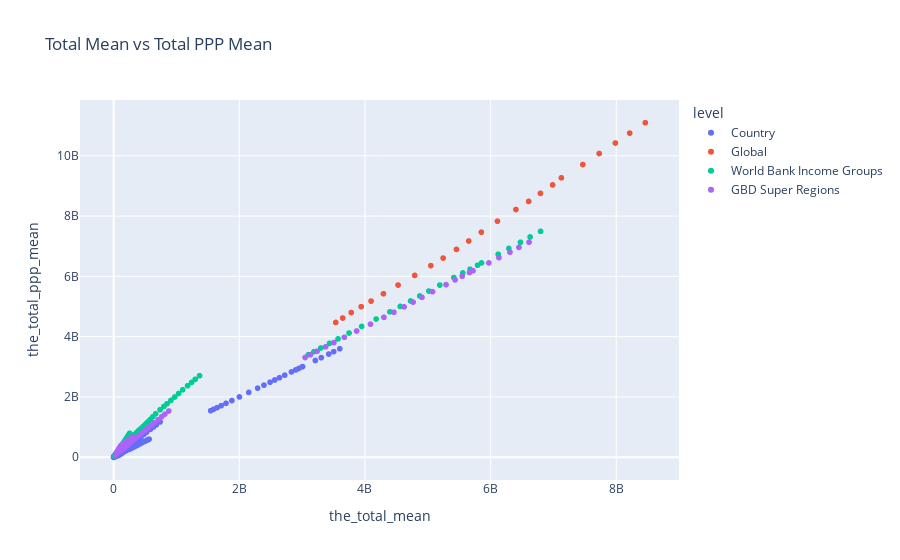
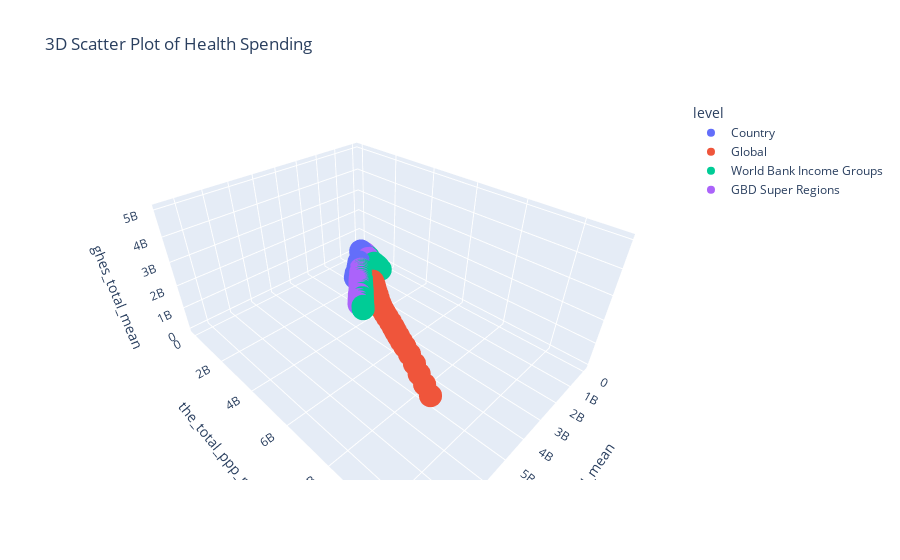

Notebook code cell kept with these figures, in order:
### Code cell
import pandas as pd
import numpy as np
import matplotlib.pyplot as plt
import seaborn as sns
from sklearn.ensemble import IsolationForest
from sklearn.decomposition import PCA
from sklearn.manifold import TSNE
import umap.umap_ as umap
import plotly.express as px
import plotly.graph_objects as go
from scipy.stats import ttest_ind

# Wczytanie danych z pliku CSV
df = pd.read_csv('IHME_HEALTH_SPENDING_1995_2018_Y2021M09D22.csv')

# Podstawowe informacje o danych
print("Podstawowe informacje o danych:")
print(df.info())
print("\nPierwsze 5 wierszy danych:")
print(df.head())

# 1. Identyfikacja wartości odstających za pomocą Isolation Forest
def identify_outliers(df):
    # Wybór kolumn numerycznych
    numeric_cols = df.select_dtypes(include=[np.number]).columns
    X = df[numeric_cols]

    # Użycie Isolation Forest do identyfikacji wartości odstających
    iso_forest = IsolationForest(contamination=0.05, random_state=42)
    outliers = iso_forest.fit_predict(X)
    df['outlier'] = outliers == -1  # -1 oznacza wartość odstającą

    print("\nLiczba wartości odstających:", df['outlier'].sum())
    return df

df = identify_outliers(df)

# 2. Redukcja wymiarowości danych z użyciem PCA
def reduce_dimensionality_pca(df):
    numeric_cols = df.select_dtypes(include=[np.number]).columns
    X = df[numeric_cols]

    # Standaryzacja danych
    X_standardized = (X - X.mean()) / X.std()

    # Redukcja wymiarowości do 2 składników głównych
    pca = PCA(n_components=2)
    pca_result = pca.fit_transform(X_standardized)
    df['pca_1'] = pca_result[:, 0]
    df['pca_2'] = pca_result[:, 1]

    print("\nWyjaśniona wariancja przez PCA:", pca.explained_variance_ratio_)
    return df

df = reduce_dimensionality_pca(df)

# 3. Wizualizacja danych za pomocą PCA
def visualize_pca(df):
    plt.figure(figsize=(10, 6))
    sns.scatterplot(x='pca_1', y='pca_2', hue='outlier', data=df, palette='viridis')
    plt.title('Wizualizacja danych po redukcji wymiarowości (PCA)')
    plt.xlabel('PCA 1')
    plt.ylabel('PCA 2')
    plt.show()

visualize_pca(df)

# 4. Wizualizacja danych wielowymiarowych za pomocą t-SNE i UMAP
def visualize_tsne_umap(df):
    numeric_cols = df.select_dtypes(include=[np.number]).columns
    X = df[numeric_cols]

    # t-SNE
    tsne = TSNE(n_components=2, random_state=42)
    tsne_result = tsne.fit_transform(X)
    df['tsne_1'] = tsne_result[:, 0]
    df['tsne_2'] = tsne_result[:, 1]

    # UMAP
    umap_result = umap.UMAP(n_jobs=-1).fit_transform(X)
    df['umap_1'] = umap_result[:, 0]
    df['umap_2'] = umap_result[:, 1]

    # Wizualizacja t-SNE
    plt.figure(figsize=(10, 6))
    sns.scatterplot(x='tsne_1', y='tsne_2', hue='outlier', data=df, palette='viridis')
    plt.title('Wizualizacja danych za pomocą t-SNE')
    plt.xlabel('t-SNE 1')
    plt.ylabel('t-SNE 2')
    plt.show()

    # Wizualizacja UMAP
    plt.figure(figsize=(10, 6))
    sns.scatterplot(x='umap_1', y='umap_2', hue='outlier', data=df, palette='viridis')
    plt.title('Wizualizacja danych za pomocą UMAP')
    plt.xlabel('UMAP 1')
    plt.ylabel('UMAP 2')
    plt.show()

visualize_tsne_umap(df)

# 5. Interaktywne wizualizacje danych w 2D i 3D
def interactive_visualizations(df):
    # Wykres punktowy 2D
    fig = px.scatter(df, x='the_total_mean', y='the_total_ppp_mean', color='level', title='Total Mean vs Total PPP Mean')
    fig.show()

    # Wykres 3D
    fig = px.scatter_3d(df, x='the_total_mean', y='the_total_ppp_mean', z='ghes_total_mean', color='level', title='3D Scatter Plot of Health Spending')
    fig.show()

interactive_visualizations(df)

# 6. Analiza zależności między zmiennymi za pomocą macierzy korelacji
def correlation_analysis(df):
    numeric_cols = df.select_dtypes(include=[np.number]).columns
    corr_matrix = df[numeric_cols].corr()

    plt.figure(figsize=(12, 8))
    sns.heatmap(corr_matrix, annot=True, cmap='coolwarm', fmt='.2f')
    plt.title('Macierz korelacji')
    plt.show()

correlation_analysis(df)

# 7. Testy statystyczne dla analizy różnic w grupach
def statistical_tests(df):
    # Porównanie średnich wydatków między poziomami (np. Country vs Region)
    levels = df['level'].unique()
    for i in range(len(levels)):
        for j in range(i + 1, len(levels)):
            group1 = df[df['level'] == levels[i]]['the_total_mean']
            group2 = df[df['level'] == levels[j]]['the_total_mean']
            t_stat, p_value = ttest_ind(group1, group2)
            print(f"Test t-Studenta między {levels[i]} a {levels[j]}: t = {t_stat:.2f}, p = {p_value:.4f}")

statistical_tests(df)

### Figure 1 — Plotly figure (JSON) as saved in the notebook; plotly's stock layout.template omitted (floating-point values rounded to 4 significant figures; data arrays with more than 128 entries replaced by an {"elided": "..."} marker saying what was removed)
{"data": [{"hovertemplate": "level=Country<br>the_total_mean=%{x}<br>the_total_ppp_mean=%{y}<extra></extra>", "legendgroup": "Country", "marker": {"color": "#636efa", "symbol": "circle"}, "mode": "markers", "name": "Country", "showlegend": true, "type": "scattergl", "x": {"elided": "4896 int values"}, "xaxis": "x", "y": {"elided": "4896 int values"}, "yaxis": "y"}, {"hovertemplate": "level=Global<br>the_total_mean=%{x}<br>the_total_ppp_mean=%{y}<extra></extra>", "legendgroup": "Global", "marker": {"color": "#EF553B", "symbol": "circle"}, "mode": "markers", "name": "Global", "showlegend": true, "type": "scattergl", "x": [3534459976, 3644340476, 3781336034, 3940108312, 4096444815, 4293782127, 4526228522, 4791081660, 5048327854, 5243824802, 5456352643, 5651753703, 5852454246, 6108855606, 6402754639, 6605212209, 6792962870, 6986451970, 7126240914, 7467536196, 7726851202, 7986211913, 8213442446, 8461895734], "xaxis": "x", "y": [4470499414, 4618197021, 4801158967, 4994374361, 5180072995, 5422197906, 5712717288, 6032439391, 6355275771, 6606255365, 6894319907, 7173677794, 7466152508, 7830636473, 8217648564, 8486423668, 8752804057, 9032549103, 9268185446, 9708385271, 10075980151, 10423863611, 10751892332, 11095689259], "yaxis": "y"}, {"hovertemplate": "level=World Bank Income Groups<br>the_total_mean=%{x}<br>the_total_ppp_mean=%{y}<extra></extra>", "legendgroup": "World Bank Income Groups", "marker": {"color": "#00cc96", "symbol": "circle"}, "mode": "markers", "name": "World Bank Income Groups", "showlegend": true, "type": "scattergl", "x": [3099110486, 3187455059, 3296999543, 3435492540, 3571068133, 3745786199, 3946681091, 4176921075, 4396017455, 4559680393, 4725476890, 4872012580, 5016656887, 5191051190, 5414010596, 5557098023, 5671852940, 5792053111, 5854948691, 6119933762, 6290454134, 6474586165, 6627935677, 6794953060, 10186685, 10107679, 10222607, 10440380, 10502796, 10613588, 11017016, 11340478, 12849334, 13907974, 15056224, 16055352, 17284874, 18479254, 18828723, 19382206, 19518743, 20027683, 21005589, 22250621, 22577523, 22208221, 23104444, 23192570, 74526199, 76818570, 79774050, 82802444, 85197091, 89260166, 94654965, 99408398, 106931656, 113536392, 121804794, 128143332, 137109880, 145696078, 153512936, 161319452, 170859488, 183363515, 196862202, 205449408, 217122696, 228451492, 242664726, 254820333, 344643194, 364642205, 389119798, 405890286, 423620370, 441357219, 466765679, 495291019, 523011644, 546375462, 582478775, 623317932, 667510308, 738083304, 799746344, 848800825, 910515106, 970379282, 1032678135, 1098859575, 1175929212, 1239549979, 1296773395, 1366521828], "xaxis": "x", "y": [3403412969, 3502772004, 3624240670, 3777663361, 3925716196, 4120793068, 4339672770, 4585296854, 4823354492, 5002388168, 5184003043, 5349841247, 5512774404, 5710680903, 5961417955, 6113932776, 6238699319, 6369099579, 6445306437, 6732257668, 6927712165, 7130354523, 7307954670, 7493334216, 50408523, 50529721, 51353142, 52514644, 51799214, 51920242, 53400256, 55767349, 61289604, 64940555, 69267233, 71413965, 75856585, 78377671, 81248800, 81577154, 80848431, 76969017, 76443499, 78349754, 78557141, 77280135, 81002134, 80896530, 234132462, 240738603, 249693952, 258765458, 265743700, 278694548, 295823190, 311497263, 332707153, 351961350, 376223222, 396849684, 423698772, 450466710, 473519677, 497872745, 527627790, 567717235, 610642486, 638768627, 676116336, 712546334, 756746229, 794877938, 776552049, 818839730, 870651169, 899948236, 930757460, 964025094, 1016711300, 1071757235, 1128406758, 1176640711, 1253290449, 1343348393, 1439930451, 1575565409, 1684806093, 1774429291, 1885411924, 1998134892, 2115046727, 2237966391, 2372826872, 2482266564, 2583225094, 2704172632], "yaxis": "y"}, {"hovertemplate": "level=GBD Super Regions<br>the_total_mean=%{x}<br>the_total_ppp_mean=%{y}<extra></extra>", "legendgroup": "GBD Super Regions", "marker": {"color": "#ab63fa", "symbol": "circle"}, "mode": "markers", "name": "GBD Super Regions", "showlegend": true, "type": "scattergl", "x": {"elided": "216 int values"}, "xaxis": "x", "y": {"elided": "216 int values"}, "yaxis": "y"}], "layout": {"autosize": true, "legend": {"title": {"text": "level"}, "tracegroupgap": 0}, "title": {"text": "Total Mean vs Total PPP Mean"}, "xaxis": {"anchor": "y", "autorange": true, "domain": [0, 1], "range": [-521900000.0, 8984000000.0], "title": {"text": "the_total_mean"}, "type": "linear"}, "yaxis": {"anchor": "x", "autorange": true, "domain": [0, 1], "range": [-915700000.0, 12010000000.0], "title": {"text": "the_total_ppp_mean"}, "type": "linear"}}}

### Figure 2 — Plotly figure (JSON) as saved in the notebook; plotly's stock layout.template omitted (floating-point values rounded to 4 significant figures; data arrays with more than 128 entries replaced by an {"elided": "..."} marker saying what was removed)
{"data": [{"hovertemplate": "level=Country<br>the_total_mean=%{x}<br>the_total_ppp_mean=%{y}<br>ghes_total_mean=%{z}<extra></extra>", "legendgroup": "Country", "marker": {"color": "#636efa", "symbol": "circle"}, "mode": "markers", "name": "Country", "scene": "scene", "showlegend": true, "type": "scatter3d", "x": {"elided": "4896 int values"}, "y": {"elided": "4896 int values"}, "z": {"elided": "4896 int values"}}, {"hovertemplate": "level=Global<br>the_total_mean=%{x}<br>the_total_ppp_mean=%{y}<br>ghes_total_mean=%{z}<extra></extra>", "legendgroup": "Global", "marker": {"color": "#EF553B", "symbol": "circle"}, "mode": "markers", "name": "Global", "scene": "scene", "showlegend": true, "type": "scatter3d", "x": [3534459976, 3644340476, 3781336034, 3940108312, 4096444815, 4293782127, 4526228522, 4791081660, 5048327854, 5243824802, 5456352643, 5651753703, 5852454246, 6108855606, 6402754639, 6605212209, 6792962870, 6986451970, 7126240914, 7467536196, 7726851202, 7986211913, 8213442446, 8461895734], "y": [4470499414, 4618197021, 4801158967, 4994374361, 5180072995, 5422197906, 5712717288, 6032439391, 6355275771, 6606255365, 6894319907, 7173677794, 7466152508, 7830636473, 8217648564, 8486423668, 8752804057, 9032549103, 9268185446, 9708385271, 10075980151, 10423863611, 10751892332, 11095689259], "z": [2034139378, 2091219851, 2156016410, 2232035610, 2307609742, 2421862039, 2560531121, 2707593254, 2844901257, 2954454091, 3086687551, 3215532154, 3347494955, 3531663328, 3750111857, 3886677144, 4012767187, 4132384046, 4205643945, 4483140667, 4623910332, 4758323418, 4875779066, 5026717240]}, {"hovertemplate": "level=World Bank Income Groups<br>the_total_mean=%{x}<br>the_total_ppp_mean=%{y}<br>ghes_total_mean=%{z}<extra></extra>", "legendgroup": "World Bank Income Groups", "marker": {"color": "#00cc96", "symbol": "circle"}, "mode": "markers", "name": "World Bank Income Groups", "scene": "scene", "showlegend": true, "type": "scatter3d", "x": [3099110486, 3187455059, 3296999543, 3435492540, 3571068133, 3745786199, 3946681091, 4176921075, 4396017455, 4559680393, 4725476890, 4872012580, 5016656887, 5191051190, 5414010596, 5557098023, 5671852940, 5792053111, 5854948691, 6119933762, 6290454134, 6474586165, 6627935677, 6794953060, 10186685, 10107679, 10222607, 10440380, 10502796, 10613588, 11017016, 11340478, 12849334, 13907974, 15056224, 16055352, 17284874, 18479254, 18828723, 19382206, 19518743, 20027683, 21005589, 22250621, 22577523, 22208221, 23104444, 23192570, 74526199, 76818570, 79774050, 82802444, 85197091, 89260166, 94654965, 99408398, 106931656, 113536392, 121804794, 128143332, 137109880, 145696078, 153512936, 161319452, 170859488, 183363515, 196862202, 205449408, 217122696, 228451492, 242664726, 254820333, 344643194, 364642205, 389119798, 405890286, 423620370, 441357219, 466765679, 495291019, 523011644, 546375462, 582478775, 623317932, 667510308, 738083304, 799746344, 848800825, 910515106, 970379282, 1032678135, 1098859575, 1175929212, 1239549979, 1296773395, 1366521828], "y": [3403412969, 3502772004, 3624240670, 3777663361, 3925716196, 4120793068, 4339672770, 4585296854, 4823354492, 5002388168, 5184003043, 5349841247, 5512774404, 5710680903, 5961417955, 6113932776, 6238699319, 6369099579, 6445306437, 6732257668, 6927712165, 7130354523, 7307954670, 7493334216, 50408523, 50529721, 51353142, 52514644, 51799214, 51920242, 53400256, 55767349, 61289604, 64940555, 69267233, 71413965, 75856585, 78377671, 81248800, 81577154, 80848431, 76969017, 76443499, 78349754, 78557141, 77280135, 81002134, 80896530, 234132462, 240738603, 249693952, 258765458, 265743700, 278694548, 295823190, 311497263, 332707153, 351961350, 376223222, 396849684, 423698772, 450466710, 473519677, 497872745, 527627790, 567717235, 610642486, 638768627, 676116336, 712546334, 756746229, 794877938, 776552049, 818839730, 870651169, 899948236, 930757460, 964025094, 1016711300, 1071757235, 1128406758, 1176640711, 1253290449, 1343348393, 1439930451, 1575565409, 1684806093, 1774429291, 1885411924, 1998134892, 2115046727, 2237966391, 2372826872, 2482266564, 2583225094, 2704172632], "z": [1852693103, 1900794967, 1954405723, 2025658500, 2097053278, 2207277026, 2333045549, 2464657331, 2585854026, 2679806868, 2787103646, 2885456833, 2982990573, 3115330364, 3287318299, 3387875148, 3465968886, 3537063378, 3563709331, 3793620651, 3881002747, 3980406841, 4067963666, 4177586214, 3156189, 3194162, 3268188, 3418792, 3523467, 3637921, 3761038, 3903204, 4204952, 4387518, 4613713, 4650563, 4794122, 4776428, 4810073, 4827245, 4792064, 4758378, 4898151, 5117856, 5218607, 5361386, 5533693, 5659713, 24946459, 24975133, 25698590, 26228892, 26595694, 27852770, 29645466, 31076820, 33203408, 35038963, 37763886, 40360051, 43820597, 47242586, 50311857, 52861619, 56365539, 60591198, 63608483, 66787968, 71061693, 74879723, 79369721, 83990517, 153343627, 162255589, 172643910, 176729426, 180437304, 183094322, 194079068, 207955900, 221638871, 235220743, 257206306, 285064707, 315889663, 364313949, 407671628, 441113132, 485640697, 529971092, 573427980, 617614191, 666627285, 697675467, 722911986, 759480797]}, {"hovertemplate": "level=GBD Super Regions<br>the_total_mean=%{x}<br>the_total_ppp_mean=%{y}<br>ghes_total_mean=%{z}<extra></extra>", "legendgroup": "GBD Super Regions", "marker": {"color": "#ab63fa", "symbol": "circle"}, "mode": "markers", "name": "GBD Super Regions", "scene": "scene", "showlegend": true, "type": "scatter3d", "x": {"elided": "216 int values"}, "y": {"elided": "216 int values"}, "z": {"elided": "216 int values"}}], "layout": {"autosize": true, "legend": {"title": {"text": "level"}, "tracegroupgap": 0}, "scene": {"aspectmode": "auto", "aspectratio": {"x": 1.087, "y": 1.425, "z": 0.6456}, "camera": {"center": {"x": 0, "y": 0, "z": 0}, "eye": {"x": 1.084, "y": 1.084, "z": 1.084}, "projection": {"type": "perspective"}, "up": {"x": 0, "y": 0, "z": 1}}, "domain": {"x": [0, 1], "y": [0, 1]}, "xaxis": {"title": {"text": "the_total_mean"}, "type": "linear"}, "yaxis": {"title": {"text": "the_total_ppp_mean"}, "type": "linear"}, "zaxis": {"title": {"text": "ghes_total_mean"}, "type": "linear"}}, "title": {"text": "3D Scatter Plot of Health Spending"}}}
